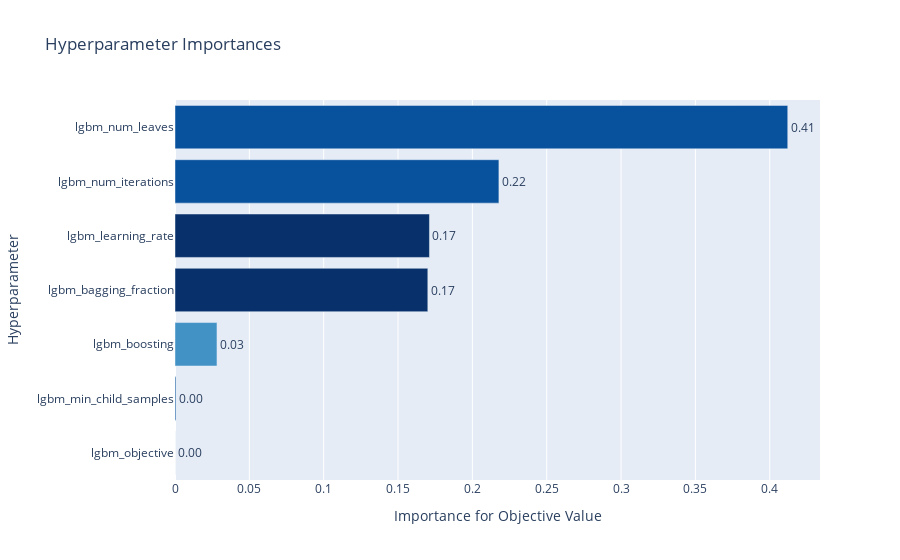

Here is the notebook cell this chart was saved with:
### Code cell
optuna.visualization.plot_param_importances(study)

### Figure 1 — Plotly figure (JSON) as saved in the notebook; plotly's stock layout.template omitted (floating-point values rounded to 4 significant figures)
{"data": [{"cliponaxis": false, "hovertemplate": ["lgbm_objective (CategoricalDistribution): 8.785654273771261e-07<extra></extra>", "lgbm_min_child_samples (IntLogUniformDistribution): 0.0006402637036298108<extra></extra>", "lgbm_boosting (CategoricalDistribution): 0.028230725181593957<extra></extra>", "lgbm_bagging_fraction (DiscreteUniformDistribution): 0.1700346750377423<extra></extra>", "lgbm_learning_rate (LogUniformDistribution): 0.17114067724553686<extra></extra>", "lgbm_num_iterations (IntUniformDistribution): 0.21784491952167187<extra></extra>", "lgbm_num_leaves (IntLogUniformDistribution): 0.41210786074439776<extra></extra>"], "marker": {"color": ["rgb(66,146,198)", "rgb(8,81,156)", "rgb(66,146,198)", "rgb(8,48,107)", "rgb(8,48,107)", "rgb(8,81,156)", "rgb(8,81,156)"]}, "orientation": "h", "text": ["8.785654273771261e-07", "0.0006402637036298108", "0.028230725181593957", "0.1700346750377423", "0.17114067724553686", "0.21784491952167187", "0.41210786074439776"], "textposition": "outside", "texttemplate": "%{text:.2f}", "type": "bar", "x": [8.786e-07, 0.0006403, 0.02823, 0.17, 0.1711, 0.2178, 0.4121], "y": ["lgbm_objective", "lgbm_min_child_samples", "lgbm_boosting", "lgbm_bagging_fraction", "lgbm_learning_rate", "lgbm_num_iterations", "lgbm_num_leaves"]}], "layout": {"showlegend": false, "title": {"text": "Hyperparameter Importances"}, "xaxis": {"title": {"text": "Importance for Objective Value"}}, "yaxis": {"title": {"text": "Hyperparameter"}}}}
